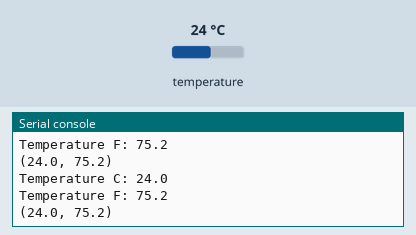
A program run on a simulated Circuit Playground running CircuitPython. On the bench: the last lines printed to the serial console. The test bench sets the inputs (shaded band); at power-on: temperature 24 °C.

Above: at 1.2 s.
1.3 s: temperature set to 12 °C
At 1.32 s:
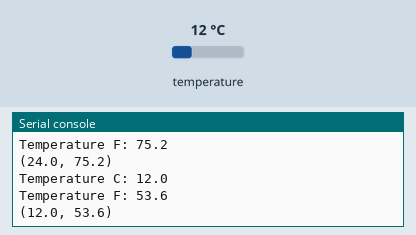
2.8 s: temperature set to 19 °C
At 5.67 s:
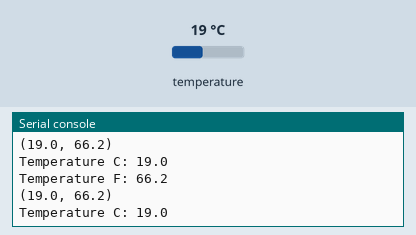
Timing chart, 0 to 7.2 s (numbered marks = the images above; inputs shaded):
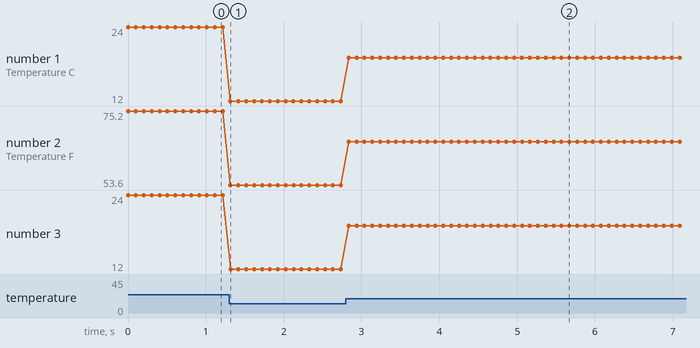

Measured:
- after the input at 1.3 s, the serial console: prints a new line at once (image 1)
- after the input at 2.8 s, the serial console: prints a new line at once (image 2)
- plotted number 1: 24 → 12 after the input at 1.3 s, 12 → 19 after the input at 2.8 s
- plotted number 2: 75.2 → 53.6 after the input at 1.3 s, 53.6 → 66.2 after the input at 2.8 s
- plotted number 3: 24 → 12 after the input at 1.3 s, 12 → 19 after the input at 2.8 s

The program:

cp_temperture_plotter.py
```python
"""If you're using Mu, this example will plot the temperature in C and F on the plotter! Click
"Plotter" to open it, and place your finger over the sensor to see the numbers change. The
sensor is located next to the picture of the thermometer on the CPB."""
import time
from adafruit_circuitplayground import cp

while True:
    print("Temperature C:", cp.temperature)
    print("Temperature F:", cp.temperature * 1.8 + 32)
    print((cp.temperature, cp.temperature * 1.8 + 32))
    time.sleep(0.1)
```
